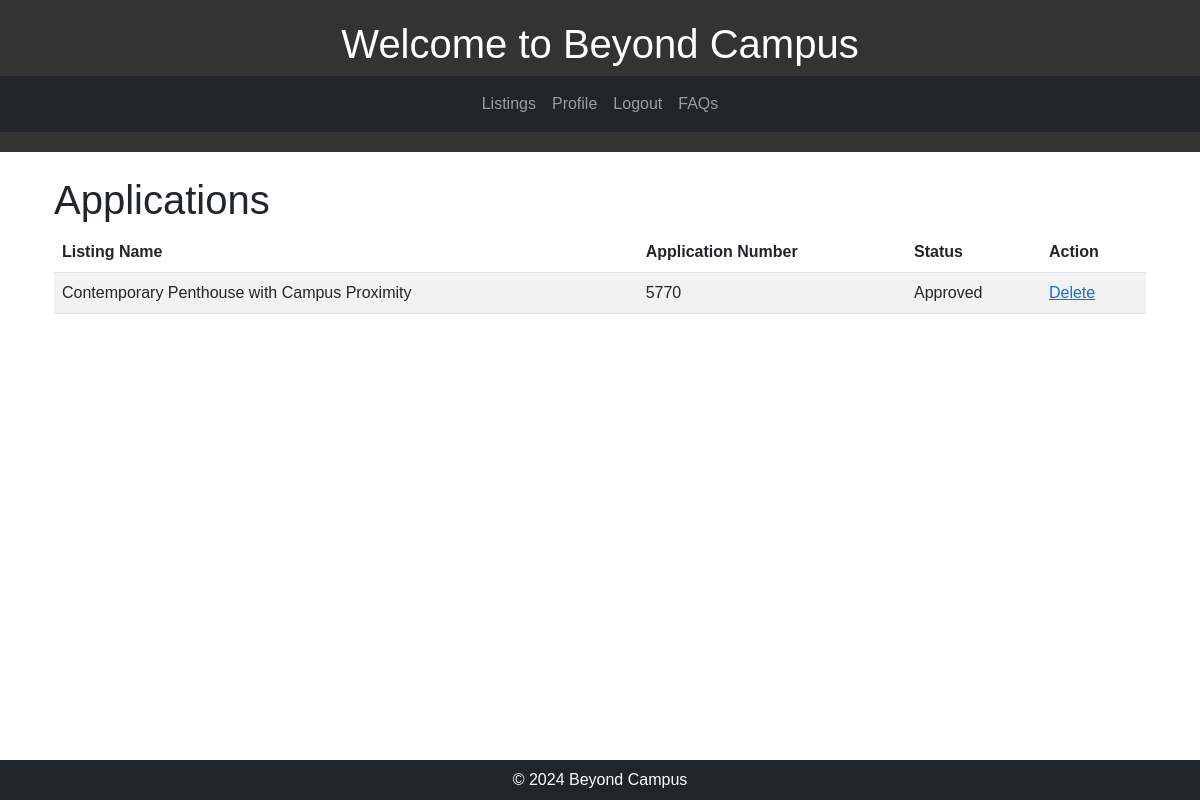
Page /student_applications/ (signed in) on the committed database.
### beyondCampus/models.py (models this page shows, shortened)
class Apply(models.Model):
    student = models.ForeignKey(Student, on_delete=models.CASCADE)
    listing = models.ForeignKey(Listing, on_delete=models.CASCADE)
    application_num = models.IntegerField()
    preferences = models.CharField(max_length=255, blank=True, null=True)
    additional_info = models.TextField(blank=True, null=True)

class Listing(models.Model):
    title = models.CharField(max_length=255)
    rent = models.CharField(max_length=20)
    room = models.CharField(max_length=20)
    amenities = models.CharField(max_length=255)
    landlord = models.ForeignKey(Landlord, on_delete=models.CASCADE)

class Waitlist(models.Model):
    student = models.ForeignKey(Student, on_delete=models.CASCADE)
    listing = models.ForeignKey(Listing, on_delete=models.CASCADE)
    status = models.CharField(max_length=20)

### beyondCampus/views.py (the view)
# urls.py: path("student_applications/", views.show_student_applications, name="show_student_applications"),
@login_required
def show_student_applications(request):
    try:
        student = request.user.student  # Assuming the student is related to the User model
        applications = Apply.objects.filter(student=student)
        for application in applications:
            waitlist = Waitlist.objects.filter(student=student, listing=application.listing).first()
            if waitlist:
                application.status = waitlist.status
            else:
                application.status = "Unknown"
        data = {
            'applications': applications
        }
        return render(request, 'show_student_applications.html', data)
    except Student.DoesNotExist:
        return redirect(index)

### beyondCampus/templates/show_student_applications.html (shortened to what this page needs)
{% extends "base.html" %}
{% block content %}
<div class="container">
    <h1>Applications</h1>
    <table class="table table-striped">
        <thead class="thead-dark">
            <tr>
                <th>Listing Name</th>
                <th>Application Number</th>
                <th>Status</th>
                <th>Action</th>
            </tr>
        </thead>
        <tbody>
            {% for application in applications %}
                <tr>
                    <td>{{ application.listing.title }}</td>
                    <td>{{ application.application_num }}</td>
                    <td>{{ application.status }}</td>
                    <td><a href="{% url 'delete_application' application.id %}">Delete</a></td>
                </tr>
            {% endfor %}
        </tbody>
    </table>
</div>
{% endblock %}

### beyondCampus/templates/base.html (style rules this page uses)
body { font-family: Arial, sans-serif; display: flex; flex-direction: column; min-height: 100vh; }

### rows in the picture
Apply: listing "Contemporary Penthouse with Campus Proximity", application_num "5770", status "Approved"
